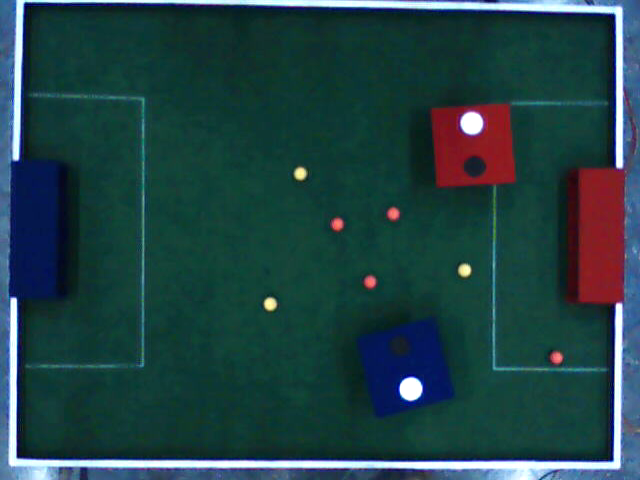
%> input picture matlab/IITMMobile/judgement day/gears - Copy/sample1.bmp, 640 x 480 px
$ octave testing_balls.m   (GNU Octave 9; MATLAB toolbox functions it lacks are replaced by stand-ins)
%> lines starting %> are read from the running program, lines starting %| are printed output that depends on the picture; in (x1, y1, x2, y2) boxes, pixels count from 0 and x2, y2 are one past the last pixel; in counts of white or black regions, pixels touching at a corner belong together; the program's own positions count from 1
### matlab/shaastra/Wednesday, September 16 2009/useful work/findcircles.m
function [ count_circles, centers,diameters] = findcircles(input,tolcirc)
count_circles=0;
diameters=0;
centers=[0, 0];
% SPECIFIC PURPOSE: To identify features in a binary image, to locate circles among the
%                   features, their centers and the distance between the first two.
%
% DESCRIPTION: Features are assumed to be made up of ones, against a background of zeros.

tolsize = 1;
% Tolerance for rejecting small features (diameters). Range [1,2,3...]
% To reject ever larger features, increase to higher integers.

if length(find(input~=0 & input~=1)) > 0, error('Input must be binary'), end
input = bwmorph(bwmorph(bwmorph(input,'spur'),'clean'),'fill');
[numbers,features] = bwlabel(input);
count_circles = 0; centers = [0 0]; separation12 = [];

for i = 1:features
    [I,J] = find(numbers == i);
    rows = min(I):max(I); columns = min(J):max(J);
    rows = min(rows):min([size(input,1) min(rows)+max([length(rows) length(columns)])-1]);
    columns = min(columns):min([size(input,2) min(columns)+max([length(rows) length(columns)])-1]);
    testitem = input(rows,columns);
    % testitem is a square containing the feature.
    diameter = max([length(rows) length(columns)]);
    circle = imcircle(diameter);
    circle = circle(1:length(rows),1:length(columns));
    % circle is compared to testitem.
    if (length(find(xor(testitem,circle))) < round(tolcirc*diameter^2)) & (diameter >= tolsize)...
            & length(rows)/length(columns) >= 0.5 & length(rows)/length(columns) <= 2,
        count_circles = count_circles + 1;
        center_rows = rows(1):rows(1)+diameter-1;
        center_columns = columns(1):columns(1)+diameter-1;
        centers(count_circles,:) = mean([center_rows;center_columns]')-0.5;
        diameters(count_circles,:)=diameter;
    end
end
if count_circles > 1, separation12 = norm(centers(2,:)-centers(1,:)); end

%%%%%%%%%%%%%%%%%%%%%%%%%%%%%%%%%%%%%%%%%%%%%%%%%%%%%%%%%%%%%%%%%%%
%%%%%%%%%%%%%%%%%%%%%%%%%%%%%%%%%%%%%%%%%%%%%%%%%%%%%%%%%%%%%%%%%%
function y = imcircle(n)

% y = imcircle(n);
%
% Draw a solid circle of ones with diameter n pixels
% in a square of zero-valued pixels.
%
% Example: y = imcircle(128);

if rem(n,1) > 0,
   disp(sprintf('n is not an integer and has been rounded to %1.0f',round(n)))
   n = round(n);
end

if n < 1     % invalid n
   error('n must be at least 1')

elseif n < 3 % trivial n
   y = ones(n);

elseif rem(n,2) == 0,  % even n

   DIAMETER = n;
   diameter = n-1;
   RADIUS = DIAMETER/2;
   radius = diameter/2;
   height_45 = round(radius/sqrt(2));
   width = zeros(1,RADIUS);
   semicircle = zeros(DIAMETER,RADIUS);

   for i  = 1 : height_45
       upward = i - 0.5;
       sine = upward/radius;
       cosine = sqrt(1-sine^2);
       width(i) = ceil(cosine * radius);
   end

   array = width(1:height_45)-height_45;

   for j = max(array):-1:min(array)
       width(height_45 + j) = max(find(array == j));
   end

   if min(width) == 0
      index = find(width == 0);
      width(index) = round(mean([width(index-1) width(index+1)]));
   end

   width = [fliplr(width) width];

   for k  = 1 : DIAMETER
       semicircle(k,1:width(k)) = ones(1,width(k));
   end

   y = [fliplr(semicircle) semicircle];

else   % odd n

   DIAMETER = n;
   diameter = n-1;
   RADIUS = DIAMETER/2;
   radius = diameter/2;
   semicircle = zeros(DIAMETER,radius);
   height_45 = round(radius/sqrt(2) - 0.5);
   width = zeros(1,radius);

   for i  = 1 : height_45
       upward = i;
       sine = upward/radius;
       cosine = sqrt(1-sine^2);
       width(i) = ceil(cosine * radius - 0.5);
   end

   array = width(1:height_45) - height_45;

   for j = max(array):-1:min(array)
       width(height_45 + j) = max(find(array == j));
   end

   if min(width) == 0
      index = find(width == 0);
      width(index) = round(mean([width(index-1) width(index+1)]));
   end

   width = [fliplr(width) max(width) width];

   for k  = 1 : DIAMETER
       semicircle(k,1:width(k)) = ones(1,width(k));
   end

   y = [fliplr(semicircle) ones(DIAMETER,1) semicircle];

end

### kriya/balls_centroid.m
function [numOfBalls,ball_cordinates] = balls_centroid(BW_ball)
global tolcirc_ball;
global minBallDia
global maxBallDia
numOfBalls=0;
ball_cordinates=[];
  [ count_circles, centers,diameters] = findcircles(BW_ball,tolcirc_ball);
  for j=1:count_circles
      if((diameters(j)>=minBallDia) & (diameters(j)<=maxBallDia))
          numOfBalls=numOfBalls+1;
          ball_cordinates(numOfBalls,:)=[centers(j,2) , centers(j,1)];

      end
  end


### matlab/IITMMobile/judgement day/gears - Copy/testing_balls.m

global vid
global input_colored_image;


% input_colored_image = getsnapshot(vid);
input_colored_image =imread('sample1.bmp');
%> input_colored_image is the input picture: size 480x640x3 uint8; mean R, G, B 33.6, 66, 68.9
global tolcirc_ball;
global minBallDia
global maxBallDia
global ballBulgeThickness
global ballCornerCutDist % we will see balls in center of arena first

minBallDia=5;
maxBallDia=28;
tolcirc_ball=0.2;
ballBulgeThickness = 20;

global g_REDGoalPostCordiToTarget
global g_BLUEGoalPostCordiToTarget

ballCornerCutDist = round(min(min(g_REDGoalPostCordiToTarget,g_BLUEGoalPostCordiToTarget))/2);

clc
close all
%% color 1: yellow
global color_min_yellowball;
global color_max_yellowball;
global red_over_blue_yellowBall;
global green_over_blue_yellowBall;

color_min_yellowball=[110 120 0];
color_max_yellowball=[255 255 170];
red_over_blue_yellowBall=30;
green_over_blue_yellowBall=30;

BW_YELLOW=((input_colored_image(:,:,1)>=color_min_yellowball(1)) ...
      &(input_colored_image(:,:,2)>=color_min_yellowball(2)) ...
      &(input_colored_image(:,:,3)<=color_max_yellowball(3))...
      &(input_colored_image(:,:,1)>=input_colored_image(:,:,3)+red_over_blue_yellowBall) ...
      &((input_colored_image(:,:,2)>=input_colored_image(:,:,3))+green_over_blue_yellowBall));
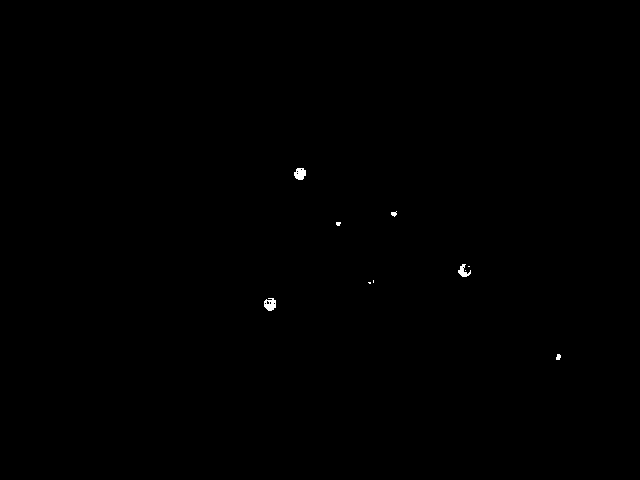
%> BW_YELLOW: size 480x640 logical; 0.12% white; 10 white regions (5 under 20 px), largest, box (x1, y1, x2, y2) and area: (264, 298, 276, 311) 113, (294, 168, 306, 180) 111, (458, 264, 471, 277) 83, (556, 354, 561, 360) 24, (391, 211, 397, 217) 23
   BW_YELLOW=imclose(BW_YELLOW, strel('square',5));
%> BW_YELLOW: size 480x640 logical; 0.14% white; 7 white regions (2 under 20 px), largest, box (x1, y1, x2, y2) and area: (264, 298, 276, 311) 127, (458, 264, 471, 277) 122, (294, 168, 306, 180) 114, (391, 211, 397, 217) 24, (556, 354, 561, 360) 24

   figure,imshow(BW_YELLOW);
   [ count_circles_yellow, centers_yellow,diameters_yellow] = findcircles(BW_YELLOW,tolcirc_ball)
%> in findcircles, `[numbers,features] = bwlabel(input);`: numbers: size 480x640 double; 8 distinct labels, from 0 to 7
%> in findcircles, `[numbers,features] = bwlabel(input);`: features = 7
%> the loop in findcircles, `for i = 1:features` made 7 passes
%> (DIAMETER in imcircle, RADIUS in imcircle, radius in imcircle, height_45 in imcircle, array in imcircle, width in imcircle, center_rows) on passes 1, 2, 5, 6: (13, 6.5, 6, 4, [2 2 1 0], [2 3 4 5 6 6 6 6 6 5 4 3 2], [299 300 301 302 303 304 305 306 307 308 309 310 311]), (12, 6, 5.5, 4, [2 2 1 1], [2 4 5 5 6 6 6 6 5 5 4 2], [169 170 171 172 173 174 175 176 177 178 179 180]), (6, 3, 2.5, 2, [1 0], [1 2 3 3 2 1], [212 213 214 215 216 217]), (13, 6.5, 6, 4, [2 2 1 0], [2 3 4 5 6 6 6 6 6 5 4 3 2], [265 266 267 268 269 270 271 272 273 274 275 276 277])
%> (rows, columns, DIAMETER in imcircle, RADIUS in imcircle, radius in imcircle, height_45 in imcircle, array in imcircle) on passes 3, 7: ([223 224 225 226 227], [337 338 339 340 341], 5, 2.5, 2, 1, 1), ([355 356 357 358 359 360], [557 558 559 560 561 562], 6, 3, 2.5, 2, [1 0])
%> after the loop in findcircles, `for i = 1:features`: centers = [304.5 270.5; 174 300; 214 394; 270.5 464.5]; diameters = [13; 12; 6; 13]
%> in findcircles, `separation12 = norm(centers(2,:)-centers(1,:))`: separation12 = 133.8
%> count_circles_yellow = 4; centers_yellow = [304.5 270.5; 174 300; 214 394; 270.5 464.5]; diameters_yellow = [13; 12; 6; 13]
   [no_of_yellowballs,ball_cordinates] =balls_centroid(BW_YELLOW)
%> the loop in findcircles (call 2), `for i = 1:features` made 7 passes
%> the loop in balls_centroid, `for j=1:count_circles` made 4 passes
%> after the loop in balls_centroid, `for j=1:count_circles`: ball_cordinates = [270.5 304.5; 300 174; 394 214; 464.5 270.5]
%> no_of_yellowballs = 4; ball_cordinates = [270.5 304.5; 300 174; 394 214; 464.5 270.5]


%% color 2: Orange ball
global color_min_orangeball;
global color_max_orangeball;
global red_over_green_orangeBall;
global red_over_blue_orangeBall;
global green_over_blue_orangeBall

color_min_orangeball=[190 90 0];
color_max_orangeball=[255 170 130];
red_over_green_orangeBall=40;
red_over_blue_orangeBall=60;
green_over_blue_orangeBall =0;

BW_ORANGE=((input_colored_image(:,:,1)>=color_min_orangeball(1)) ...
      &(input_colored_image(:,:,2)<=color_max_orangeball(2)) ...
      &(input_colored_image(:,:,2)>=color_min_orangeball(2)) ...
      &(input_colored_image(:,:,3)<=color_max_orangeball(3))...
      &(input_colored_image(:,:,1)>=input_colored_image(:,:,2)+red_over_green_orangeBall) ...
      &((input_colored_image(:,:,1)>=input_colored_image(:,:,3)+red_over_blue_orangeBall)));
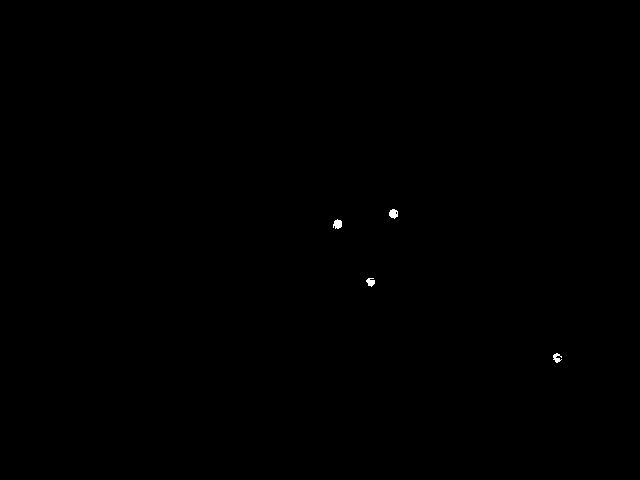
%> BW_ORANGE: size 480x640 logical; 0.08% white; 4 white regions, box (x1, y1, x2, y2) and area: (333, 219, 342, 229) 67, (389, 209, 398, 219) 66, (366, 278, 375, 287) 54, (553, 353, 562, 363) 52
%       &((input_colored_image(:,:,2)>=input_colored_image(:,:,3)+green_over_blue_orangeBall))...

 BW_ORANGE=imclose(BW_ORANGE, strel('square',5));
%> BW_ORANGE: size 480x640 logical; 0.08% white; 4 white regions, box (x1, y1, x2, y2) and area: (333, 219, 342, 229) 70, (389, 209, 398, 219) 68, (553, 353, 562, 363) 64, (366, 278, 375, 287) 58

figure,imshow(BW_ORANGE)
[ count_circles_ORANGE, centers_ORANGE,diameters_ORANGE] = findcircles(BW_ORANGE,tolcirc_ball)
%> in findcircles (call 3), `[numbers,features] = bwlabel(input);`: numbers: size 480x640 double; 5 distinct labels, from 0 to 4
%> count_circles_ORANGE = 4; centers_ORANGE = [224 338; 282.5 370.5; 214 394; 358 558]; diameters_ORANGE = [10; 9; 10; 10]
 [no_of_orangeballs,ball_cordinates] =balls_centroid(BW_ORANGE)
%> the loop in balls_centroid (call 2), `for j=1:count_circles` made 4 passes
%> no_of_orangeballs = 4; ball_cordinates = [338 224; 370.5 282.5; 394 214; 558 358]
